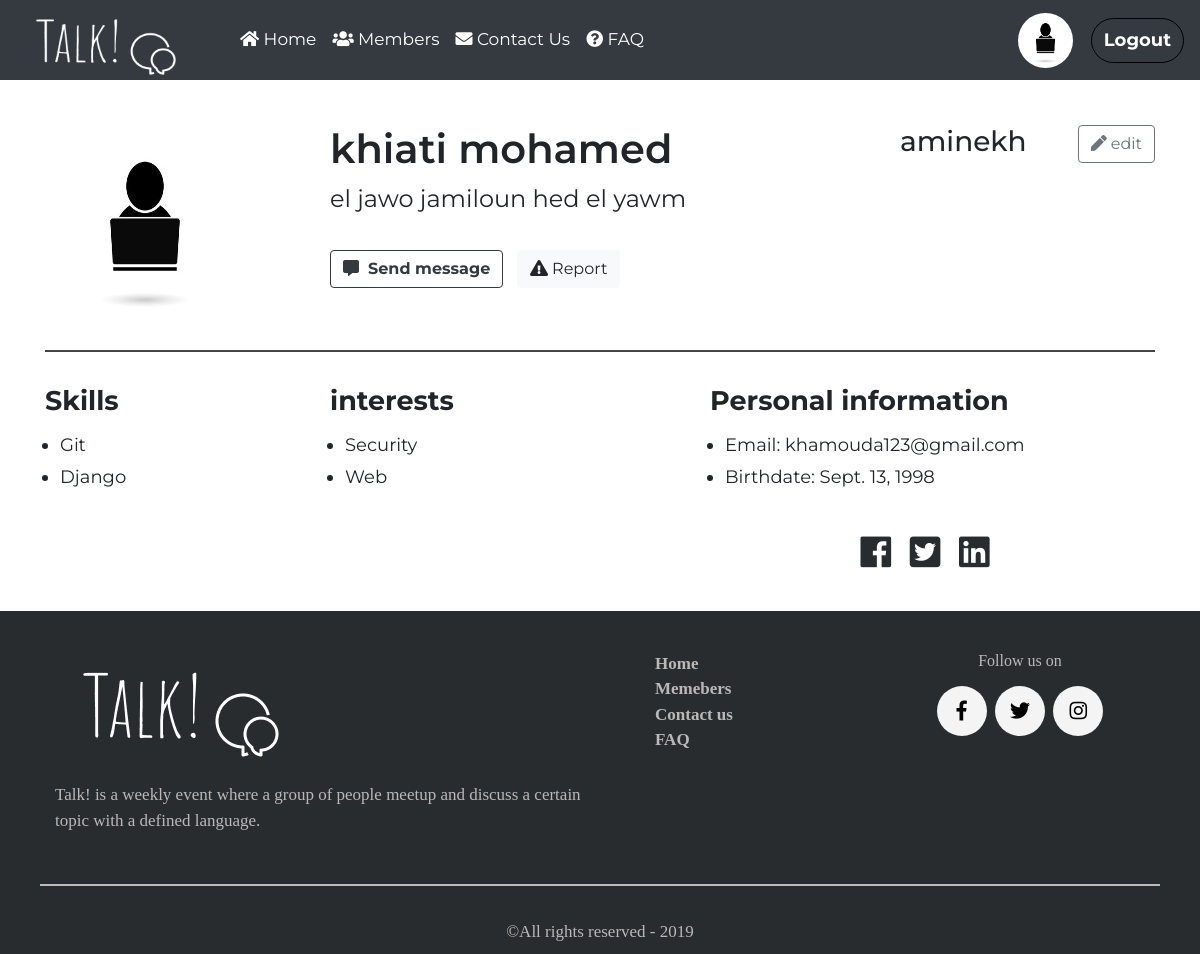
Screenshot of /profile/1 (signed in) with the database file from the repository.
### Main/models.py (models this page shows, shortened)
class Profile (models.Model):
    user = models.OneToOneField(User,on_delete=models.CASCADE,related_name="profile")
    image = models.ImageField(null=True,upload_to='profile_pics',default='profile_pics/man.png')
    birthday = models.DateField(null=True,default=datetime.date.today )
    bio = models.TextField(null=True)

class Skill(models.Model):
    profile=models.ForeignKey(Profile,on_delete=models.CASCADE,related_name="skill")
    value = models.CharField(max_length=100)

class Interest(models.Model):
    profile=models.ForeignKey(Profile,on_delete=models.CASCADE,related_name="interest")
    value = models.CharField(max_length=100)

### Main/views.py (the view)
# urls.py: path('profile/<int:pk>',views.profile,name='profile'),
@login_required
def profile(request,pk):
    skills = Skill.objects.all()
    interests = Interest.objects.all()
    User.objects.get(pk=pk)
    context ={
        "interests":interests,
        "skills":skills
    }
    return render(request,'Main/profile.html',context)

### Main/templates/Main/profile.html (shortened to what this page needs)
<!DOCTYPE html>
<html>
<head>
	<link rel="stylesheet" href="../../static/css/bootstrap.min.css">
		<link rel="stylesheet" href="../../static/css/animate.css">
	<link rel="stylesheet" href="../../static/css/main.css">
	<link rel="stylesheet"
		href="https://use.fontawesome.com/releases/v5.5.0/css/all.css"
>
</head>
<body>
	<nav class="navbar navbar-expand-md navbar-dark bg-dark navbar-fixed-top navbar_profile">
  	<a class="navbar-brand" id="logo" href="/">
    	<img src="../../static/images/Logo.png" width="160" height="70" class="d-inline-block align-top" alt="">
  	</a>
  <div class="collapse navbar-collapse" id="navbarNav">
    <ul class="navbar-nav ">
      <li class="nav-item active">
        <a class="nav-link" href="{% url 'home' %}"><i class="fas fa-home"></i>&nbsp;Home</a>
      </li>
      <li class="nav-item">
        <a class="nav-link" href="#"><i class="fa fa-users"></i>&nbsp;Members</a>
      </li>
      <li class="nav-item">
        <a class="nav-link" href="#"><i class="fas fa-envelope"></i>&nbsp;Contact Us</a>
			</li>
			<li class="nav-item">
        <a class="nav-link" href="#"><i class="fa fa-question-circle"></i>&nbsp;FAQ</a>
      </li>
    </ul>
    <ul class="navbar-nav ml-auto">
      <li class="nav-item active">
        <a class="nav-link" href="{% url 'profile' request.user.id %}"><img src="{{user.profile.image.url}}" id="profile_pic"></a>
      </li>
      <li class="nav-item">
        <a class="nav-link" href="{% url 'logout' %}" id="Logout">Logout</a>
      </li>
  	</ul>
  </div>
</nav>
<section id="baseInfoProfile">
    <div class="container">
            <div class="row">
                <div class="col-lg-3">
                   <center id="pic_center"><img src="{{user.profile.image.url}}" id="profile_pic_big"></center>
                </div>
                <div class="col-lg-6">
                    <h1>{{ user.first_name }} {{ user.last_name }} </h1>
                    <p>{{user.profile.bio}}</p>
                    <div id="buttons_profile">
                        <button type="button" class="btn btn-outline-dark" id="message_button_profile"> <i class="fas fa-comment-alt"></i>&nbsp; Send message</button>
                        <button type="button" class="btn btn-light"><i class="fas fa-exclamation-triangle"></i>&nbsp;Report</button>
                    </div>
                </div>
                <div class="col-lg-3">
                    <h3 id="nickname">{{ user.username }}</h3>
                    <a href="" id="edit_profile"><button type="button" class="btn btn-outline-secondary"><i class="fas fa-pen" ></i>&nbsp;<span>edit</span></button></a>
                </div>
            </div>
            <hr>
    </div>
</section>
        <section id="detailInfoProfile">
            <div class="container">
                <div class="row">
                    <div class="col-md-3">
                        <h2>Skills</h2>
                        <ul>
                            {% for sk in skills %}
                            <li>{{sk.value}}</li>
                            {% endfor %}
                        </ul>
                    </div>
                    <div class="col-md-4">
                        <h2>interests</h2>
                        <ul>
                            {% for in in interests %}
                            <li>{{in.value}}</li>
                            {% endfor %}
                        </ul>
                    </div>
                    <div class="col-md-5">
                        <h2>Personal information</h2>
                        <ul>
                            <li>Email: <address>{{user.email}}</address></li>
                            <li>Birthdate:  <time>{{user.profile.birthday}}</time></li>
                        </ul>
                        <ul id="social_media_list">
                            <li><a href=""><i class="fab fa-facebook"></i></a></li>
                            <li><a href=""><i class="fab fa-twitter-square"></i></a></li>
                            <li><a href=""><i class="fab fa-linkedin"></i></a></li>
                        </ul>
                    </div>
                </div>
            </div>
        </section>
        <footer>
            <div class="container">
                <div class="row">
                    <div class="col-md-6">
                        <a href="/">
                            <img src="../../static/images/Logo.png" class="logo" />
                            <br>
                        </a><br>
                        <p>
                            Talk! is a weekly event where a group of people
                            meetup and discuss a certain topic with a defined language.
                        </p>
                        <br>
                    </div>
                    <div class="col-md-3">
                        <ul>
                            <li><a href="#">Home</a></li>
                            <li><a href="#">Memebers</a></li>
                            <li><a href="#">Contact us</a></li>
                            <li><a href="#">FAQ</a></li>
                        </ul>
                    </div>
                    <div class="col-md-3">
                        <h6 align="center">Follow us on</h6>
                        <div class="social-media-icons">
                                <a href="https://www.facebook.com/"><i class="fab fa-facebook-f"></i></a>
                                <a href="https://www.instagram.com/"><i class="fab fa-twitter"></i></a>
                                <a href="https://www.twitter.com/"><i class="fab fa-instagram"></i></a>
                        </div>
                    </div>
                </div>
            </div>
            <hr>
            <p align="center">&copy;All rights reserved - 2019</p>
        </footer>
    </body>
    </html>

### Main/static/css/main.css (style rules this page uses)
body { font:14px/1.5 Montserrat, Arial, sans-serif; padding:0; margin:0; }
nav { padding-top: 0.25rem; padding-bottom: 0.25rem; position: fixed !important; width: 100%; top:0; }
.navbar { background-color: rgba(52, 58, 64,0) !important; transition: 0.5s; }
.navbar-dark .navbar-nav .nav-link { color: #ffffff }
nav ul:first-of-type { margin-left: 40px; font-size: 17px; }
nav ul:last-of-type { font-size: 18px; font-weight: bold; }
#profile_pic { height: 55px; width: 55px; border-radius: 50%; }
.navbar_profile { background-color: rgba(52, 58, 64) !important; z-index: 9999999; height: 80px; }
#Logout { margin-top: 13px; margin-left: 10px; border: 1.3px solid black; border-radius:30px; display: inline-block; padding: 8px 12px; }
footer { padding: 40px 40px 10px 40px; background-color: #292c2f; color: rgb(188, 184, 183); font:17px/1.5 Montserat; }
footer ul { list-style: none; }
footer ul li a { color: rgb(188, 184, 183); font:17px/1.5 Montserat; font-weight: bold; }
footer .social-media-icons { text-align: center; }
footer .social-media-icons .fab { padding: 15px; font-size: 20px; width: 50px; text-align: center; text-decoration: none; margin: 8px 2px; border-radius: 50%; color: black; background-color: rgb(244, 244, 244); transition: 0.3s; }
footer hr { border: 1px solid rgb(188, 184, 183); }
footer p { margin-bottom: 0 !important; }
#baseInfoProfile { margin-top: 125px; }
#edit_profile { float: right; color: rgb(66, 34, 36); font-size: 17px; }
#baseInfoProfile h3 { margin-top:10px; display: inline; }
#baseInfoProfile h1 { font-weight: 600; }
#baseInfoProfile p { font-size: 24px; }
#buttons_profile { margin-top: 33px; }
#message_button_profile { margin-right: 10px; font-weight: bolder ; }
hr { border: 0.5px solid #434343; margin-top: 25px; margin-bottom: 33px; }
#pic_center { text-align:left; }
#profile_pic_big { height: 200px; width: 200px; }
#detailInfoProfile h2 { font-size: 27px; font-weight: bold; margin:0; }
#detailInfoProfile ul { padding: 15px; }
#detailInfoProfile li { font-size: 18px; margin-bottom: 5px; }
address { display: inline; }
#social_media_list { padding-top:0!important; text-align: center; }
#social_media_list li { display: inline; margin-right: 15px; font-size: 35px; }
#social_media_list li a { color: #292c2f; }

### rows the page displays
Skill: value "Git"
Skill: value "Django"
Interest: value "Security"
Interest: value "Web"

### other values shown
{{ user.first_name }} "khiati"
{{ user.last_name }} "mohamed"
{{ user.profile.bio }} "el jawo jamiloun hed el yawm"
{{ user.username }} "aminekh"
{{ user.email }} "khamouda123@gmail.com"
{{ user.profile.birthday }} "Sept. 13, 1998"
